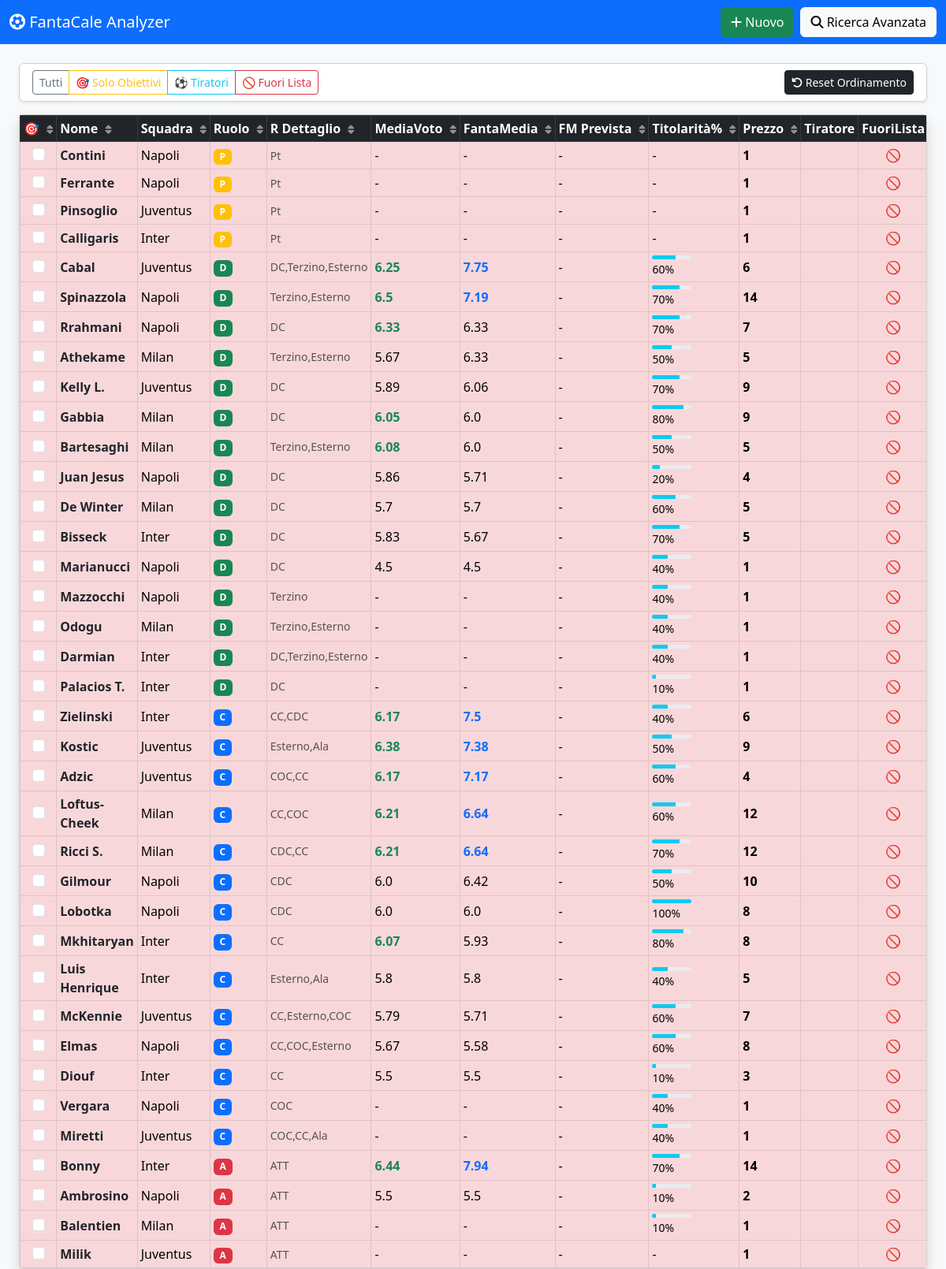
/?solo_fuori_lista=1, run on the app's committed database.
### tables this page shows
CREATE TABLE calciatori (
            ID INTEGER PRIMARY KEY AUTOINCREMENT,
            Nome TEXT NOT NULL,
            Squadra TEXT,
            Ruolo TEXT,
            Ruolo_Dettaglio TEXT,
            Fuori_lista INTEGER DEFAULT 0,
            Tiratore_CP INTEGER DEFAULT 0,
            Media_Voto REAL,
            FantaMedia REAL,
            FantaMedia_Prevista REAL,
            Titolarita INTEGER,
            Prezzo INTEGER,
            Obiettivo INTEGER DEFAULT 0,
            Nota TEXT
        );

### routes.py (the view)
@main.route('/')
def index():
    if request.args.get('reset_sort'):
        session.pop('sort_history', None)
        return redirect(url_for('main.index'))
    sort_field = request.args.get('sort')
    if sort_field:
        manage_cumulative_sort(sort_field)
    order_by = session.get('sort_history', [])
    filters = {}
    if request.args.get('ruolo'):
        filters['Ruolo'] = request.args.get('ruolo')
    if request.args.get('solo_tiratori'):
        filters['Tiratore_CP'] = 1
    if request.args.get('solo_obiettivi'):
        filters['Obiettivo'] = 1
    if request.args.get('solo_fuori_lista'):
        filters['Fuori_lista'] = 1
    players = db_manager.get_filtered_players(order_by=order_by, filters=filters)
    stats = {
        'total': len(players),
        'obiettivi': sum(1 for p in players if p['Obiettivo'] == 1),
        'budget_speso': sum(p['Prezzo'] for p in players if p['Prezzo'])
    }
    return render_template('index.html', players=players, stats=stats, current_sort=order_by)

### db_manager.py (called while the page is built)
def get_connection():
    conn = sqlite3.connect(DATABASE_NAME)
    conn.row_factory = sqlite3.Row
    return conn

### templates/index.html (shortened to what this page needs)
<!DOCTYPE html>
<html lang="it">
<head>
    <link href="https://cdn.jsdelivr.net/npm/bootstrap@5.3.0/dist/css/bootstrap.min.css" rel="stylesheet">
    <link href="https://cdnjs.cloudflare.com/ajax/libs/font-awesome/6.4.0/css/all.min.css" rel="stylesheet">
</head>
<body class="bg-light">
<nav class="navbar navbar-expand-lg navbar-dark bg-primary mb-4">
    <div class="container-fluid">
        <a class="navbar-brand" href="#"><i class="fas fa-futbol"></i> FantaCale Analyzer</a>
        <div class="d-flex">
            <a href="{{ url_for('main.insert') }}" class="btn btn-success me-2"><i class="fas fa-plus"></i> Nuovo</a>
            <a href="{{ url_for('main.search_page') }}" class="btn btn-light"><i class="fas fa-search"></i> Ricerca Avanzata</a>
        </div>
    </div>
</nav>
<div class="container-fluid px-4">
    <div class="card mb-3 shadow-sm">
        <div class="card-body py-2 d-flex justify-content-between align-items-center flex-wrap gap-2">
            <div class="btn-group btn-group-sm">
                <a href="{{ url_for('main.index') }}" class="btn btn-outline-secondary">Tutti</a>
                <a href="{{ url_for('main.index', solo_obiettivi=1) }}" class="btn btn-outline-warning">🎯 Solo Obiettivi</a>
                <a href="{{ url_for('main.index', solo_tiratori=1) }}" class="btn btn-outline-info">⚽ Tiratori</a>
                <a href="{{ url_for('main.index', solo_fuori_lista=1) }}" class="btn btn-outline-danger">🚫 Fuori Lista</a>
            </div>
            <a href="{{ url_for('main.index', reset_sort=1) }}" class="btn btn-sm btn-dark">
                <i class="fas fa-undo"></i> Reset Ordinamento
            </a>
        </div>
    </div>
    <div class="card shadow">
        <div class="table-responsive">
            <table class="table table-hover table-sm table-bordered mb-0">
                <thead class="table-dark text-nowrap">
                    <tr>
                        {% macro sort_header(field, label) %}
                        <th>
                            <a href="{{ url_for('main.index', sort=field) }}" class="text-white text-decoration-none d-block">
                                {{ label }}
                                {% set active_sort = namespace(found=false, dir='') %}
                                {% for s_field, s_dir in current_sort %}
                                    {% if s_field == field %}
                                        {% set active_sort.found = true %}
                                        {% set active_sort.dir = s_dir %}
                                    {% endif %}
                                {% endfor %}
                                <i class="fas fa-sort{{ '-up' if active_sort.dir == 'ASC' else '-down' if active_sort.dir == 'DESC' else '' }} sort-icon {{ 'sort-active' if active_sort.found else '' }}"></i>
                            </a>
                        </th>
                        {% endmacro %}
                        {{ sort_header('Obiettivo', '🎯') }}
                        {{ sort_header('Nome', 'Nome') }}
                        {{ sort_header('Squadra', 'Squadra') }}
                        {{ sort_header('Ruolo', 'Ruolo') }}
                        {{ sort_header('Ruolo_Dettaglio', 'R Dettaglio') }}
                        {{ sort_header('Media_Voto', 'MediaVoto') }}
                        {{ sort_header('FantaMedia', 'FantaMedia') }}
                        {{ sort_header('FantaMedia_Prevista', 'FM Prevista') }}
                        {{ sort_header('Titolarita', 'Titolarità%') }}
                        {{ sort_header('Prezzo', 'Prezzo') }}
                        <th class="text-center">Tiratore</th>
                        <th class="text-center">FuoriLista</th>
                    </tr>
                </thead>
                <tbody>
                    {% for p in players %}
                    <tr class="{{ 'table-warning' if p.Obiettivo else '' }} {{ 'table-danger' if p.Fuori_lista else '' }}">
                        <td class="text-center">
                            <div class="form-check d-flex justify-content-center">
                                <input class="form-check-input objective-toggle" type="checkbox"
                                       data-id="{{ p.ID }}"
                                       {{ 'checked' if p.Obiettivo else '' }}>
                            </div>
                        </td>
                        <td class="fw-bold">
                            <a href="{{ url_for('main.detail', player_id=p.ID) }}" class="text-decoration-none text-dark">
                                {{ p.Nome }}
                            </a>
                        </td>
                        <td>{{ p.Squadra }}</td>
                        <td><span class="badge bg-{{ 'warning' if p.Ruolo=='P' else 'success' if p.Ruolo=='D' else 'primary' if p.Ruolo=='C' else 'danger' }}">{{ p.Ruolo }}</span></td>
                        <td class="small text-muted">{{ p.Ruolo_Dettaglio }}</td>
                        <td class="{{ 'fw-bold text-success' if p.Media_Voto and p.Media_Voto > 6.0 else '' }}">
                            {{ p.Media_Voto or '-' }}
                        </td>
                        <td class="{{ 'fw-bold text-primary' if p.FantaMedia and p.FantaMedia > 6.5 else '' }}">
                            {{ p.FantaMedia or '-' }}
                        </td>
                        <td>{{ p.FantaMedia_Prevista or '-' }}</td>
                        <td>
                            {% if p.Titolarita %}
                            <div class="progress" style="height: 5px; width: 50px;">
                                <div class="progress-bar bg-info" role="progressbar" style="width: {{p.Titolarita }}%"></div>
                            </div>
                            <span class="small">{{ p.Titolarita }}%</span>
                            {% else %}-{% endif %}
                        </td>
                        <td class="fw-bold">{{ p.Prezzo or 0 }}</td>
                        <td class="text-center text-success">{{ '⚽' if p.Tiratore_CP else '' }}</td>
                        <td class="text-center text-danger">{{ '🚫' if p.Fuori_lista else '' }}</td>
                    </tr>
                    {% else %}
                    <tr>
                        <td colspan="12" class="text-center py-4">Nessun giocatore trovato.</td>
                    </tr>
                    {% endfor %}
                </tbody>
            </table>
        </div>
    </div>
</div>
</body>
</html>

### templates/index.html (style rules this page uses)
.sort-icon { font-size: 0.8em; margin-left: 5px; opacity: 0.5; }
.table-sm td, .table-sm th { vertical-align: middle; }

### data on the page
calciatori: Nome "Contini", Squadra "Napoli", Ruolo "P", Ruolo_Dettaglio "Pt", Media_Voto "-", FantaMedia "-", FantaMedia_Prevista "-", Prezzo "1", Fuori_lista "🚫"
calciatori: Nome "Ferrante", Squadra "Napoli", Ruolo "P", Ruolo_Dettaglio "Pt", Media_Voto "-", FantaMedia "-", FantaMedia_Prevista "-", Prezzo "1", Fuori_lista "🚫"
calciatori: Nome "Pinsoglio", Squadra "Juventus", Ruolo "P", Ruolo_Dettaglio "Pt", Media_Voto "-", FantaMedia "-", FantaMedia_Prevista "-", Prezzo "1", Fuori_lista "🚫"
calciatori: Nome "Calligaris", Squadra "Inter", Ruolo "P", Ruolo_Dettaglio "Pt", Media_Voto "-", FantaMedia "-", FantaMedia_Prevista "-", Prezzo "1", Fuori_lista "🚫"
calciatori: Nome "Cabal", Squadra "Juventus", Ruolo "D", Ruolo_Dettaglio "DC,Terzino,Esterno", Media_Voto "6.25", FantaMedia "7.75", FantaMedia_Prevista "-", Titolarita "60", Prezzo "6", Fuori_lista "🚫"
calciatori: Nome "Spinazzola", Squadra "Napoli", Ruolo "D", Ruolo_Dettaglio "Terzino,Esterno", Media_Voto "6.5", FantaMedia "7.19", FantaMedia_Prevista "-", Titolarita "70", Prezzo "14", Fuori_lista "🚫"
calciatori: Nome "Rrahmani", Squadra "Napoli", Ruolo "D", Ruolo_Dettaglio "DC", Media_Voto "6.33", FantaMedia "6.33", FantaMedia_Prevista "-", Titolarita "70", Prezzo "7", Fuori_lista "🚫"
calciatori: Nome "Athekame", Squadra "Milan", Ruolo "D", Ruolo_Dettaglio "Terzino,Esterno", Media_Voto "5.67", FantaMedia "6.33", FantaMedia_Prevista "-", Titolarita "50", Prezzo "5", Fuori_lista "🚫"
calciatori: Nome "Kelly L.", Squadra "Juventus", Ruolo "D", Ruolo_Dettaglio "DC", Media_Voto "5.89", FantaMedia "6.06", FantaMedia_Prevista "-", Titolarita "70", Prezzo "9", Fuori_lista "🚫"
calciatori: Nome "Gabbia", Squadra "Milan", Ruolo "D", Ruolo_Dettaglio "DC", Media_Voto "6.05", FantaMedia "6.0", FantaMedia_Prevista "-", Titolarita "80", Prezzo "9", Fuori_lista "🚫"
calciatori: Nome "Bartesaghi", Squadra "Milan", Ruolo "D", Ruolo_Dettaglio "Terzino,Esterno", Media_Voto "6.08", FantaMedia "6.0", FantaMedia_Prevista "-", Titolarita "50", Prezzo "5", Fuori_lista "🚫"
calciatori: Nome "Juan Jesus", Squadra "Napoli", Ruolo "D", Ruolo_Dettaglio "DC", Media_Voto "5.86", FantaMedia "5.71", FantaMedia_Prevista "-", Titolarita "20", Prezzo "4", Fuori_lista "🚫"
calciatori: Nome "De Winter", Squadra "Milan", Ruolo "D", Ruolo_Dettaglio "DC", Media_Voto "5.7", FantaMedia "5.7", FantaMedia_Prevista "-", Titolarita "60", Prezzo "5", Fuori_lista "🚫"
calciatori: Nome "Bisseck", Squadra "Inter", Ruolo "D", Ruolo_Dettaglio "DC", Media_Voto "5.83", FantaMedia "5.67", FantaMedia_Prevista "-", Titolarita "70", Prezzo "5", Fuori_lista "🚫"
calciatori: Nome "Marianucci", Squadra "Napoli", Ruolo "D", Ruolo_Dettaglio "DC", Media_Voto "4.5", FantaMedia "4.5", FantaMedia_Prevista "-", Titolarita "40", Prezzo "1", Fuori_lista "🚫"
calciatori: Nome "Mazzocchi", Squadra "Napoli", Ruolo "D", Ruolo_Dettaglio "Terzino", Media_Voto "-", FantaMedia "-", FantaMedia_Prevista "-", Titolarita "40", Prezzo "1", Fuori_lista "🚫"
calciatori: Nome "Odogu", Squadra "Milan", Ruolo "D", Ruolo_Dettaglio "Terzino,Esterno", Media_Voto "-", FantaMedia "-", FantaMedia_Prevista "-", Titolarita "40", Prezzo "1", Fuori_lista "🚫"
calciatori: Nome "Darmian", Squadra "Inter", Ruolo "D", Ruolo_Dettaglio "DC,Terzino,Esterno", Media_Voto "-", FantaMedia "-", FantaMedia_Prevista "-", Titolarita "40", Prezzo "1", Fuori_lista "🚫"
calciatori: Nome "Palacios T.", Squadra "Inter", Ruolo "D", Ruolo_Dettaglio "DC", Media_Voto "-", FantaMedia "-", FantaMedia_Prevista "-", Titolarita "10", Prezzo "1", Fuori_lista "🚫"
calciatori: Nome "Zielinski", Squadra "Inter", Ruolo "C", Ruolo_Dettaglio "CC,CDC", Media_Voto "6.17", FantaMedia "7.5", FantaMedia_Prevista "-", Titolarita "40", Prezzo "6", Fuori_lista "🚫"
calciatori: Nome "Kostic", Squadra "Juventus", Ruolo "C", Ruolo_Dettaglio "Esterno,Ala", Media_Voto "6.38", FantaMedia "7.38", FantaMedia_Prevista "-", Titolarita "50", Prezzo "9", Fuori_lista "🚫"
calciatori: Nome "Adzic", Squadra "Juventus", Ruolo "C", Ruolo_Dettaglio "COC,CC", Media_Voto "6.17", FantaMedia "7.17", FantaMedia_Prevista "-", Titolarita "60", Prezzo "4", Fuori_lista "🚫"
calciatori: Nome "Loftus-Cheek", Squadra "Milan", Ruolo "C", Ruolo_Dettaglio "CC,COC", Media_Voto "6.21", FantaMedia "6.64", FantaMedia_Prevista "-", Titolarita "60", Prezzo "12", Fuori_lista "🚫"
calciatori: Nome "Ricci S.", Squadra "Milan", Ruolo "C", Ruolo_Dettaglio "CDC,CC", Media_Voto "6.21", FantaMedia "6.64", FantaMedia_Prevista "-", Titolarita "70", Prezzo "12", Fuori_lista "🚫"
calciatori: Nome "Gilmour", Squadra "Napoli", Ruolo "C", Ruolo_Dettaglio "CDC", Media_Voto "6.0", FantaMedia "6.42", FantaMedia_Prevista "-", Titolarita "50", Prezzo "10", Fuori_lista "🚫"
calciatori: Nome "Lobotka", Squadra "Napoli", Ruolo "C", Ruolo_Dettaglio "CDC", Media_Voto "6.0", FantaMedia "6.0", FantaMedia_Prevista "-", Titolarita "100", Prezzo "8", Fuori_lista "🚫"
calciatori: Nome "Mkhitaryan", Squadra "Inter", Ruolo "C", Ruolo_Dettaglio "CC", Media_Voto "6.07", FantaMedia "5.93", FantaMedia_Prevista "-", Titolarita "80", Prezzo "8", Fuori_lista "🚫"
calciatori: Nome "Luis Henrique", Squadra "Inter", Ruolo "C", Ruolo_Dettaglio "Esterno,Ala", Media_Voto "5.8", FantaMedia "5.8", FantaMedia_Prevista "-", Titolarita "40", Prezzo "5", Fuori_lista "🚫"
calciatori: Nome "McKennie", Squadra "Juventus", Ruolo "C", Ruolo_Dettaglio "CC,Esterno,COC", Media_Voto "5.79", FantaMedia "5.71", FantaMedia_Prevista "-", Titolarita "60", Prezzo "7", Fuori_lista "🚫"
calciatori: Nome "Elmas", Squadra "Napoli", Ruolo "C", Ruolo_Dettaglio "CC,COC,Esterno", Media_Voto "5.67", FantaMedia "5.58", FantaMedia_Prevista "-", Titolarita "60", Prezzo "8", Fuori_lista "🚫"
calciatori: Nome "Diouf", Squadra "Inter", Ruolo "C", Ruolo_Dettaglio "CC", Media_Voto "5.5", FantaMedia "5.5", FantaMedia_Prevista "-", Titolarita "10", Prezzo "3", Fuori_lista "🚫"
calciatori: Nome "Vergara", Squadra "Napoli", Ruolo "C", Ruolo_Dettaglio "COC", Media_Voto "-", FantaMedia "-", FantaMedia_Prevista "-", Titolarita "40", Prezzo "1", Fuori_lista "🚫"
calciatori: Nome "Miretti", Squadra "Juventus", Ruolo "C", Ruolo_Dettaglio "COC,CC,Ala", Media_Voto "-", FantaMedia "-", FantaMedia_Prevista "-", Titolarita "40", Prezzo "1", Fuori_lista "🚫"
calciatori: Nome "Bonny", Squadra "Inter", Ruolo "A", Ruolo_Dettaglio "ATT", Media_Voto "6.44", FantaMedia "7.94", FantaMedia_Prevista "-", Titolarita "70", Prezzo "14", Fuori_lista "🚫"
calciatori: Nome "Ambrosino", Squadra "Napoli", Ruolo "A", Ruolo_Dettaglio "ATT", Media_Voto "5.5", FantaMedia "5.5", FantaMedia_Prevista "-", Titolarita "10", Prezzo "2", Fuori_lista "🚫"
calciatori: Nome "Balentien", Squadra "Milan", Ruolo "A", Ruolo_Dettaglio "ATT", Media_Voto "-", FantaMedia "-", FantaMedia_Prevista "-", Titolarita "10", Prezzo "1", Fuori_lista "🚫"
calciatori: Nome "Milik", Squadra "Juventus", Ruolo "A", Ruolo_Dettaglio "ATT", Media_Voto "-", FantaMedia "-", FantaMedia_Prevista "-", Prezzo "1", Fuori_lista "🚫"

### other printed values
{{ label }} "🎯 Nome Squadra Ruolo R Dettaglio MediaVoto FantaMedia FM Prevista Titolarità% Prezzo"
